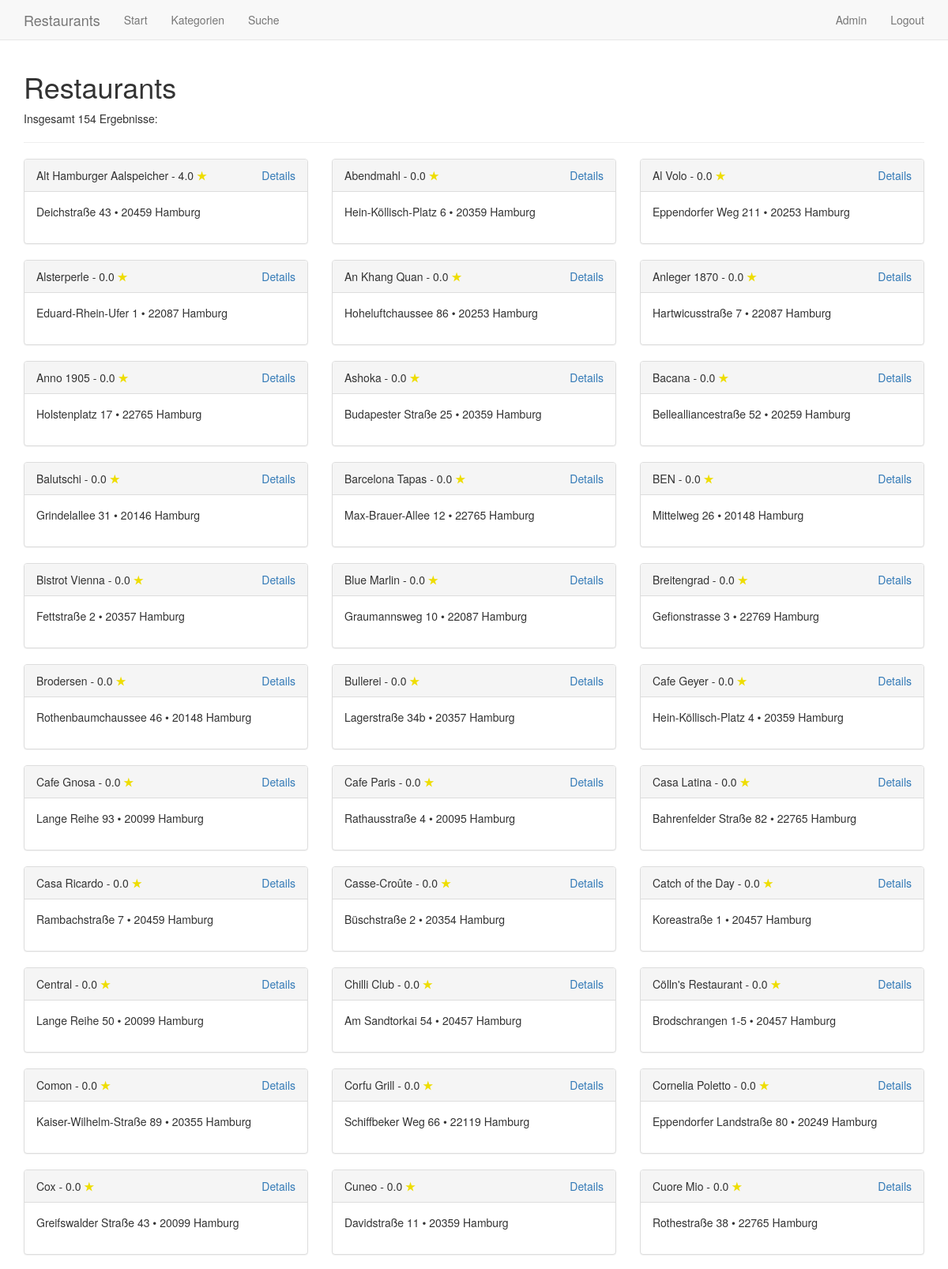
Screenshot of /restaurants (signed in, upper part) with the database file from the repository.
### tables this page shows
CREATE TABLE user (
	id INTEGER PRIMARY KEY,
	name TEXT,
	email TEXT,
	password TEXT
);

CREATE TABLE rating (
	id INTEGER PRIMARY KEY,
	restaurant_id INTEGER,
	user_id INTEGER,
	rating INTEGER,
	text TEXT
);

CREATE TABLE restaurant (
        id INTEGER PRIMARY KEY,
        name TEXT,
        description TEXT,
        url TEXT,
        street TEXT,
        city TEXT,
        zip INTEGER      
);

### application.py (the view)
@app.route('/')
@app.route('/restaurants')
def restaurants(): # Liste aller Restaurants anzeigen
	restaurants = query_db('SELECT *, COALESCE(ROUND(AVG(rating), 1), 0.0) as avg_rating FROM restaurant LEFT JOIN rating ON rating.restaurant_id = restaurant.id GROUP BY restaurant.id ORDER BY avg_rating DESC')
	return render_template('restaurants.html', restaurants=restaurants, result_count=len(restaurants), session_user=get_user(session.get('user_id')))

### application.py (called while the page is built)
def get_db():
	db = getattr(g, '_database', None)
	if db is None:
		db = g._database = sqlite3.connect(DATABASE)
	db.row_factory = sqlite3.Row
	return db

@app.teardown_appcontext
def close_connection(exception):
	db = getattr(g, '_database', None)
	if db is not None:
		db.close()

def query_db(query, args=(), one=False):
	cur = get_db().execute(query, args)
	rv = cur.fetchall()
	cur.close()
	return (rv[0] if rv else None) if one else rv

def get_user(user_id): # Einen User anhand seiner ID aus der Datenbank holen
	if user_id != None:
		user = query_db('SELECT * FROM user WHERE id = ?', (user_id,), True)
	else:
		user = None
	return user

### templates/restaurants.html
{% extends "layout.html" %}
{% block navigation %}{{ super( ) }}{% endblock %}
{% block content %}
	<h1>Restaurants</h1>
	<p>
		Insgesamt {{ result_count }} Ergebnisse:
	</p>
	<hr>
	<div class="row">
	{% for restaurant in restaurants %}
		<div class="col-xs-12 col-sm-6 col-md-4">
			<div class="panel panel-default">
				<div class="panel-heading">
					{{ restaurant['name'] }} - {{ restaurant['avg_rating'] }} <span style="color: #ED0;"><strong>&#9733;</strong></span>
					<span class="pull-right"><a href="{{ url_for('.detail', restaurant_id=restaurant['id']) }}">Details</a></span>
				</div>
				<div class="panel-body" style="height: 65px;">
					{{ restaurant['street'] }} &bull; {{ restaurant['zip'] }} {{ restaurant['city'] }}
				</div>
			</div>
		</div>
	{% endfor %}
	</div>
{% endblock %}

### templates/layout.html (shortened to what this page needs)
<!doctype html>
<html>
	<head>
		<link rel="stylesheet" href="{{ url_for('static', filename='bootstrap.min.css') }}">
	</head>
	<body style="padding-top: 70px;">
		{% block navigation %}
		<nav class="navbar navbar-default navbar-fixed-top">
			<div class="container">
				<div class="navbar-header">
					<a class="navbar-brand" href="{{ url_for('.restaurants') }}">Restaurants</a>
				</div>
				<div id="navbar" class="navbar-collapse collapse">
					<ul class="nav navbar-nav">
						<li><a href="{{ url_for('.restaurants') }}">Start</a></li>
						<li><a href="{{ url_for('.categories') }}">Kategorien</a></li>
						<li><a href="{{ url_for('.search_form') }}">Suche</a></li>
					</ul>
					<ul class="nav navbar-nav navbar-right">
						{% if session_user != None %}
						<li><a href="{{ url_for('.user', user_id=session_user['id']) }}">{{ session_user['name'] }}</a></li>
						<li><a href="{{ url_for('.logout') }}">Logout</a></li>
						{% else %}
						<li><a href="{{ url_for('.register_form') }}">Registrieren</a></li>
						<li><a href="{{ url_for('.login_form') }}">Login</a></li>
						{% endif %}
					</ul>
				</div>
			</div>
		</nav>
		{% endblock %}
		<div class="container">
			{% block content %}{% endblock %}
		</div>
	</body>
</html>

### rows the page displays
user: name "Admin"
rating: name "Alt Hamburger Aalspeicher", avg_rating "4.0", street "Deichstraße 43", zip "20459", city "Hamburg"
restaurant: name "Abendmahl", avg_rating "0.0", street "Hein-Köllisch-Platz 6", zip "20359", city "Hamburg"
restaurant: name "Al Volo", avg_rating "0.0", street "Eppendorfer Weg 211", zip "20253", city "Hamburg"
restaurant: name "Alsterperle", avg_rating "0.0", street "Eduard-Rhein-Ufer 1", zip "22087", city "Hamburg"
restaurant: name "An Khang Quan", avg_rating "0.0", street "Hoheluftchaussee 86", zip "20253", city "Hamburg"
restaurant: name "Anleger 1870", avg_rating "0.0", street "Hartwicusstraße 7", zip "22087", city "Hamburg"
restaurant: name "Anno 1905", avg_rating "0.0", street "Holstenplatz 17", zip "22765", city "Hamburg"
restaurant: name "Ashoka", avg_rating "0.0", street "Budapester Straße 25", zip "20359", city "Hamburg"
restaurant: name "Bacana", avg_rating "0.0", street "Bellealliancestraße 52", zip "20259", city "Hamburg"
restaurant: name "Balutschi", avg_rating "0.0", street "Grindelallee 31", zip "20146", city "Hamburg"
restaurant: name "Barcelona Tapas", avg_rating "0.0", street "Max-Brauer-Allee 12", zip "22765", city "Hamburg"
restaurant: name "BEN", avg_rating "0.0", street "Mittelweg 26", zip "20148", city "Hamburg"
restaurant: name "Bistrot Vienna", avg_rating "0.0", street "Fettstraße 2", zip "20357", city "Hamburg"
restaurant: name "Blue Marlin", avg_rating "0.0", street "Graumannsweg 10", zip "22087", city "Hamburg"
restaurant: name "Breitengrad", avg_rating "0.0", street "Gefionstrasse 3", zip "22769", city "Hamburg"
restaurant: name "Brodersen", avg_rating "0.0", street "Rothenbaumchaussee 46", zip "20148", city "Hamburg"
restaurant: name "Bullerei", avg_rating "0.0", street "Lagerstraße 34b", zip "20357", city "Hamburg"
restaurant: name "Cafe Geyer", avg_rating "0.0", street "Hein-Köllisch-Platz 4", zip "20359", city "Hamburg"
restaurant: name "Cafe Gnosa", avg_rating "0.0", street "Lange Reihe 93", zip "20099", city "Hamburg"
restaurant: name "Cafe Paris", avg_rating "0.0", street "Rathausstraße 4", zip "20095", city "Hamburg"
restaurant: name "Casa Latina", avg_rating "0.0", street "Bahrenfelder Straße 82", zip "22765", city "Hamburg"
restaurant: name "Casa Ricardo", avg_rating "0.0", street "Rambachstraße 7", zip "20459", city "Hamburg"
restaurant: name "Casse-Croûte", avg_rating "0.0", street "Büschstraße 2", zip "20354", city "Hamburg"
restaurant: name "Catch of the Day", avg_rating "0.0", street "Koreastraße 1", zip "20457", city "Hamburg"
restaurant: name "Central", avg_rating "0.0", street "Lange Reihe 50", zip "20099", city "Hamburg"
restaurant: name "Chilli Club", avg_rating "0.0", street "Am Sandtorkai 54", zip "20457", city "Hamburg"
restaurant: name "Cölln's Restaurant", avg_rating "0.0", street "Brodschrangen 1-5", zip "20457", city "Hamburg"
restaurant: name "Comon", avg_rating "0.0", street "Kaiser-Wilhelm-Straße 89", zip "20355", city "Hamburg"
restaurant: name "Corfu Grill", avg_rating "0.0", street "Schiffbeker Weg 66", zip "22119", city "Hamburg"
restaurant: name "Cornelia Poletto", avg_rating "0.0", street "Eppendorfer Landstraße 80", zip "20249", city "Hamburg"
restaurant: name "Cox", avg_rating "0.0", street "Greifswalder Straße 43", zip "20099", city "Hamburg"
restaurant: name "Cuneo", avg_rating "0.0", street "Davidstraße 11", zip "20359", city "Hamburg"
restaurant: name "Cuore Mio", avg_rating "0.0", street "Rothestraße 38", zip "22765", city "Hamburg"

### other values shown
{{ result_count }} "154"
